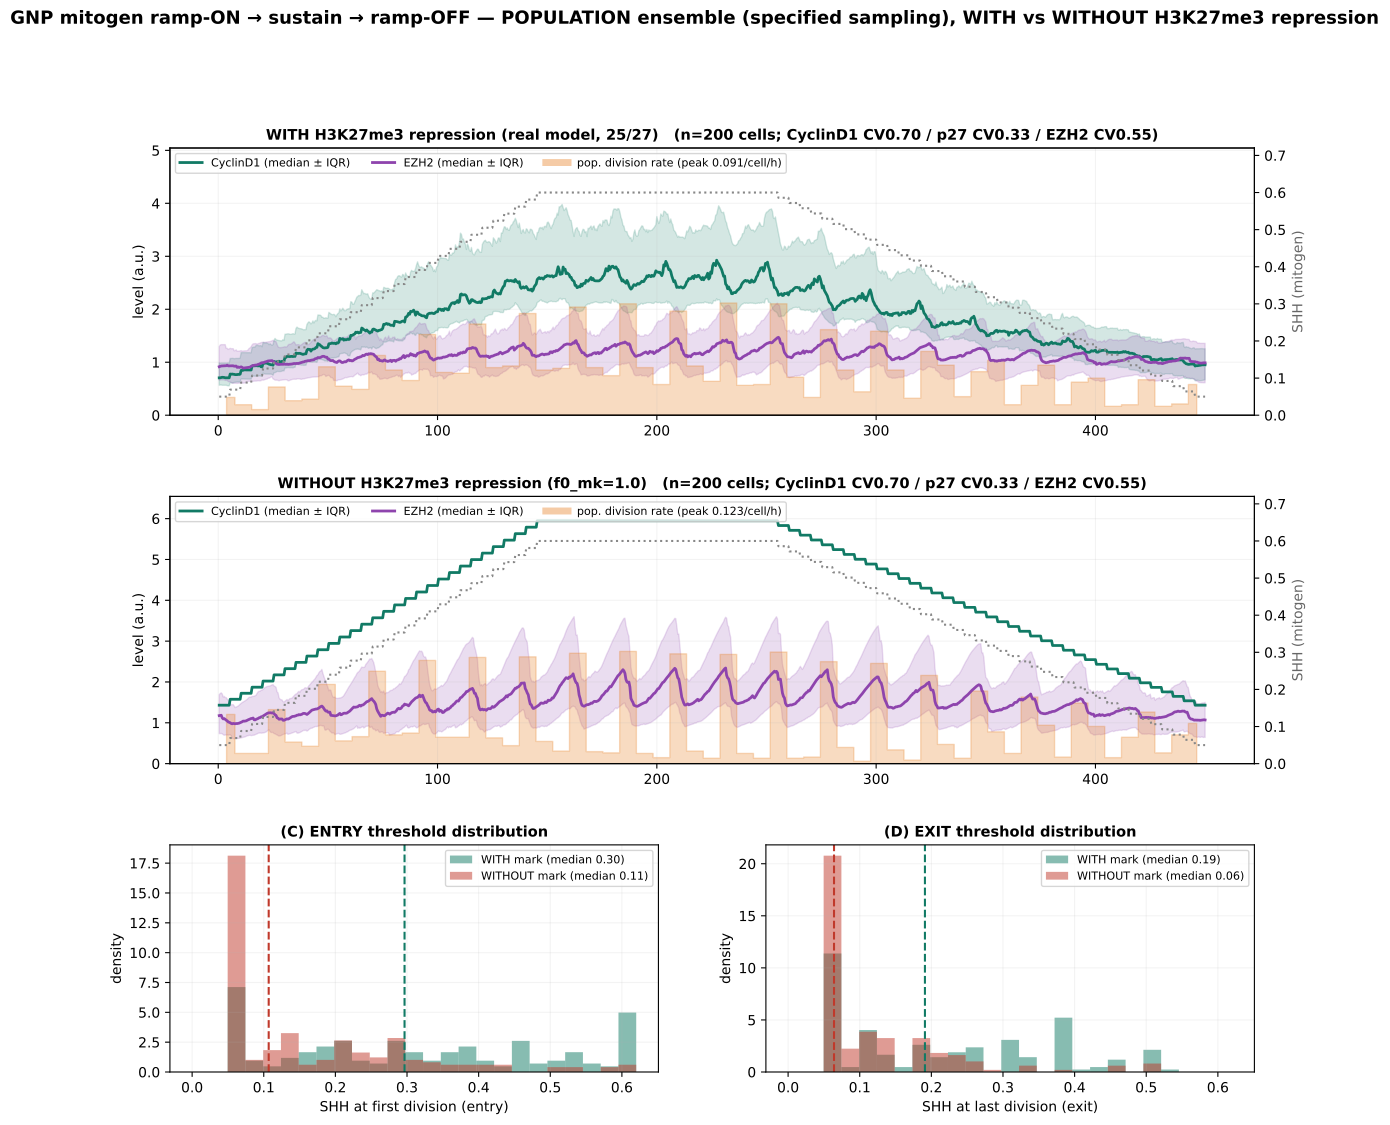

Write the Python code that produced this figure.
"""GNP mitogen ramp-ON -> sustain -> ramp-OFF as a POPULATION ensemble (the specified sampling
distributions), WITH vs WITHOUT the H3K27me3 mark. Population-median EZH2 & CyclinD1 traces with IQR
bands + population division rate, and the ENTRY / EXIT mitogen-threshold DISTRIBUTIONS across cells.

Sampling (scale-free = default x lognormal, CV only): CyclinD1 abundance (k_Cd_translation) CV 0.70
[data-grounded]; birth p27 (P21_div) CV 0.33; EZH2 abundance (kTlEZ) CV 0.55 [p27/EZH2 CVs placeholder
pending data]. All cells share the SHH staircase; heterogeneity -> a DISTRIBUTION of entry/exit thresholds.

Run:  ./venv/bin/python simulations/fig_v44_mitogen_ramp_onoff_population.py [--n=200] [--workers=9] [--fresh]
"""
import sys, os
sys.path.insert(0, os.path.dirname(os.path.dirname(os.path.abspath(__file__))))
import numpy as np
import matplotlib; matplotlib.use('Agg')
import matplotlib.pyplot as plt
from matplotlib.gridspec import GridSpec
import tellurium as te
import multiprocessing as mp
from src.build_model_v44_heldt import build_model_v44

GNP = dict(SHH=0.05, Ptch1_copy_number=1.0, MYCN_amplification=1.0, p16=0.0, p18=0.464, kSyP21=0.002, HHi=0, EZH2i=0)
SHH_LO, SHH_HI = 0.05, 0.60
SETTLE, SEG, NPSEG = 4000.0, 300.0, 12
NUP, NSUS, NDN = 30, 20, 40
# defaults (current model) x lognormal(sigma) -> CVs 0.70 / 0.33 / 0.55
KTL0, KTL_SD = 0.801, 0.633
P21_0, P21_SD = 0.6, 0.32
KTLEZ0, KTLEZ_SD = 0.0150989, 0.51
SEL = ['time', 'SHH', 'Cd_mRNA', 'EZH2', 'Dna']
SCHED = ([('up', s) for s in np.linspace(SHH_LO, SHH_HI, NUP)]
         + [('hold', SHH_HI)] * NSUS
         + [('dn', s) for s in np.linspace(SHH_HI, SHH_LO, NDN)])
NSEG = len(SCHED)
# common grid (segment-wise, drop duplicate endpoints): time (h from ramp onset) and SHH per point
_t = []; _shh = []
t0 = 0.0
for _, s in SCHED:
    pts = np.linspace(t0, t0 + SEG, NPSEG)[1:]
    _t.extend(pts); _shh.extend([s] * (NPSEG - 1)); t0 += SEG
TGRID = np.array(_t) / 60.0            # hours
SHHGRID = np.array(_shh)
_RR = None


def _init(mark):
    global _RR
    _RR = te.loada(build_model_v44(with_ezh2=True, with_hh=True) if mark
                   else build_model_v44(with_ezh2=True, with_hh=True, params={'f0_mk': 1.0}))
    _RR.integrator.setValue('relative_tolerance', 1e-6)
    try:
        _RR.integrator.setValue('maximum_num_steps', 1000000); _RR.integrator.setValue('maximum_time_step', 20.0)
    except Exception:
        pass


def _work(task):
    i, ktl, p21, ktz = task
    _RR.reset()
    for k, v in GNP.items():
        _RR[k] = v
    _RR['k_Cd_translation'] = float(ktl); _RR['P21_div'] = float(p21); _RR['kTlEZ'] = float(ktz)

    def seg(t0, t1, npts):
        for atol, ms in [(1e-9, 20.0), (1e-8, 20.0), (1e-7, 8.0), (1e-6, 3.0), (1e-5, 1.0), (1e-4, 0.5)]:
            try:
                _RR.integrator.setValue('absolute_tolerance', atol); _RR.integrator.setValue('maximum_time_step', ms)
                return _RR.simulate(t0, t1, npts, selections=SEL)
            except Exception:
                continue
        return None
    if seg(0, SETTLE, 4) is None:
        return None
    CD, EZ, DN = [], [], []
    holding = False; lcd = lez = ldn = 0.0
    t = SETTLE
    for _, s in SCHED:
        c = None
        if not holding:
            _RR['SHH'] = float(s); c = seg(t, t + SEG, NPSEG)
            if c is None:
                holding = True                       # stiff deep-arrest -> hold arrested values for the rest
        if c is None:
            CD.append(np.full(NPSEG - 1, lcd)); EZ.append(np.full(NPSEG - 1, lez)); DN.append(np.full(NPSEG - 1, ldn))
        else:
            CD.append(c['Cd_mRNA'][1:]); EZ.append(c['EZH2'][1:]); DN.append(c['Dna'][1:])
            lcd, lez, ldn = c['Cd_mRNA'][-1], c['EZH2'][-1], c['Dna'][-1]
        t += SEG
    CD = np.concatenate(CD); EZ = np.concatenate(EZ); DN = np.concatenate(DN)
    dv = np.where((DN[:-1] > 0.9) & (DN[1:] < 0.1))[0]
    div_t = TGRID[dv]; div_shh = SHHGRID[dv]
    ent = float(div_shh[np.argmin(div_t)]) if len(dv) else np.nan
    ex = float(div_shh[np.argmax(div_t)]) if len(dv) else np.nan
    return dict(cd=CD, ez=EZ, div_t=div_t, ent=ent, ex=ex, ndiv=int(len(dv)))


def _arg(f, d):
    for a in sys.argv:
        if a.startswith(f + '='):
            return type(d)(a.split('=', 1)[1])
    return d


CACHE = 'simulations/fig_v44_mitogen_ramp_onoff_population_cache.npz'

if __name__ == '__main__':
    N = _arg('--n', 200); WORKERS = _arg('--workers', max(1, mp.cpu_count() - 1))
    if '--fresh' in sys.argv or not os.path.exists(CACHE):
        rng = np.random.default_rng(2026)
        ktl = np.clip(KTL0 * np.exp(rng.normal(0, KTL_SD, N)), 0.1, 6.0)
        p21 = np.clip(P21_0 * np.exp(rng.normal(0, P21_SD, N)), 0.1, 3.0)
        ktz = np.clip(KTLEZ0 * np.exp(rng.normal(0, KTLEZ_SD, N)), 0.002, 0.07)
        tasks = [(i, ktl[i], p21[i], ktz[i]) for i in range(N)]
        out = {}
        for tag, mark in [('with', True), ('without', False)]:
            print(f'running {tag} mark: {N} cells...', flush=True)
            with mp.get_context('spawn').Pool(WORKERS, initializer=_init, initargs=(mark,)) as pool:
                res = [r for r in pool.imap_unordered(_work, tasks, chunksize=4) if r is not None]
            CD = np.vstack([r['cd'] for r in res]); EZ = np.vstack([r['ez'] for r in res])
            out[f'{tag}_cd'] = CD; out[f'{tag}_ez'] = EZ
            out[f'{tag}_ent'] = np.array([r['ent'] for r in res])
            out[f'{tag}_ex'] = np.array([r['ex'] for r in res])
            out[f'{tag}_ndiv'] = np.array([r['ndiv'] for r in res])
            out[f'{tag}_divt'] = np.concatenate([r['div_t'] for r in res]) if res else np.array([])
            out[f'{tag}_ncell'] = len(res)
        np.savez(CACHE, TGRID=TGRID, SHHGRID=SHHGRID, **out)
        print('cached ->', CACHE, flush=True)

    z = np.load(CACHE)
    TGRID = z['TGRID']; SHHGRID = z['SHHGRID']
    bins = np.linspace(0, TGRID[-1], 60); bw = (bins[1] - bins[0])

    fig = plt.figure(figsize=(14, 12))
    gs = GridSpec(3, 2, height_ratios=[1, 1, 0.85], hspace=0.32, wspace=0.22)

    def trace_panel(axrow, tag, title):
        ax = fig.add_subplot(gs[axrow, :])
        cd = z[f'{tag}_cd']; ez = z[f'{tag}_ez']; nc = int(z[f'{tag}_ncell'])
        for arr, col, lab in [(cd, '#117a65', 'CyclinD1'), (ez, '#8e44ad', 'EZH2')]:
            m = np.median(arr, 0); lo = np.percentile(arr, 25, 0); hi = np.percentile(arr, 75, 0)
            ax.fill_between(TGRID, lo, hi, color=col, alpha=0.18)
            ax.plot(TGRID, m, color=col, lw=2, label=f'{lab} (median ± IQR)')
        # population division rate (per cell per hour), scaled onto left axis
        dt = z[f'{tag}_divt']; h, _ = np.histogram(dt, bins=bins)
        rate = h / nc / bw
        ymax = max(np.percentile(cd, 97), 3) * 1.1
        sc = ymax * 0.42 / max(rate.max(), 1e-6)
        ax.fill_between(0.5 * (bins[:-1] + bins[1:]), 0, rate * sc, step='mid', color='#e67e22', alpha=0.28)
        ax.plot([], [], color='#e67e22', lw=5, alpha=0.4, label=f'pop. division rate (peak {rate.max():.03f}/cell/h)')
        a2 = ax.twinx(); a2.plot(TGRID, SHHGRID, color='#888', lw=1.5, ls=':', label='SHH')
        a2.set_ylim(0, 0.72); a2.set_ylabel('SHH (mitogen)', color='#666')
        ax.set_ylim(0, ymax); ax.set_ylabel('level (a.u.)')
        ax.set_title(f'{title}   (n={nc} cells; CyclinD1 CV0.70 / p27 CV0.33 / EZH2 CV0.55)', fontweight='bold', fontsize=10.5)
        ax.legend(fontsize=8, ncol=3, loc='upper left'); ax.grid(alpha=0.15)
    trace_panel(0, 'with', 'WITH H3K27me3 repression (real model, 25/27)')
    trace_panel(1, 'without', 'WITHOUT H3K27me3 repression (f0_mk=1.0)')

    def dist_panel(col, key, title, xlab):
        ax = fig.add_subplot(gs[2, col])
        for tag, c, lab in [('with', '#117a65', 'WITH mark'), ('without', '#c0392b', 'WITHOUT mark')]:
            v = z[f'{tag}_{key}']; v = v[np.isfinite(v)]
            ax.hist(v, bins=np.linspace(0, 0.62, 26), color=c, alpha=0.5, label=f'{lab} (median {np.median(v):.2f})', density=True)
            ax.axvline(np.median(v), color=c, ls='--', lw=1.5)
        ax.set_xlabel(xlab); ax.set_ylabel('density'); ax.set_title(title, fontweight='bold', fontsize=10.5)
        ax.legend(fontsize=8); ax.grid(alpha=0.15)
    dist_panel(0, 'ent', '(C) ENTRY threshold distribution', 'SHH at first division (entry)')
    dist_panel(1, 'ex', '(D) EXIT threshold distribution', 'SHH at last division (exit)')

    fig.suptitle('GNP mitogen ramp-ON → sustain → ramp-OFF — POPULATION ensemble (specified sampling), WITH vs WITHOUT H3K27me3 repression',
                 fontsize=13, fontweight='bold', y=0.995)
    plt.savefig('simulations/fig_v44_mitogen_ramp_onoff_population.png', dpi=150, bbox_inches='tight')
    plt.savefig('simulations/fig_v44_mitogen_ramp_onoff_population.pdf', bbox_inches='tight')
    print('Saved fig_v44_mitogen_ramp_onoff_population.png')
    for tag in ('with', 'without'):
        e = z[f'{tag}_ent']; x = z[f'{tag}_ex']; nd = z[f'{tag}_ndiv']
        print(f'  {tag:8s}: entry SHH {np.nanmedian(e):.3f} [{np.nanpercentile(e,25):.2f}-{np.nanpercentile(e,75):.2f}]  '
              f'exit {np.nanmedian(x):.3f}  divisions {np.median(nd):.0f} [{np.percentile(nd,10):.0f}-{np.percentile(nd,90):.0f}]  '
              f'never-divide {100*np.mean(nd==0):.0f}%')
